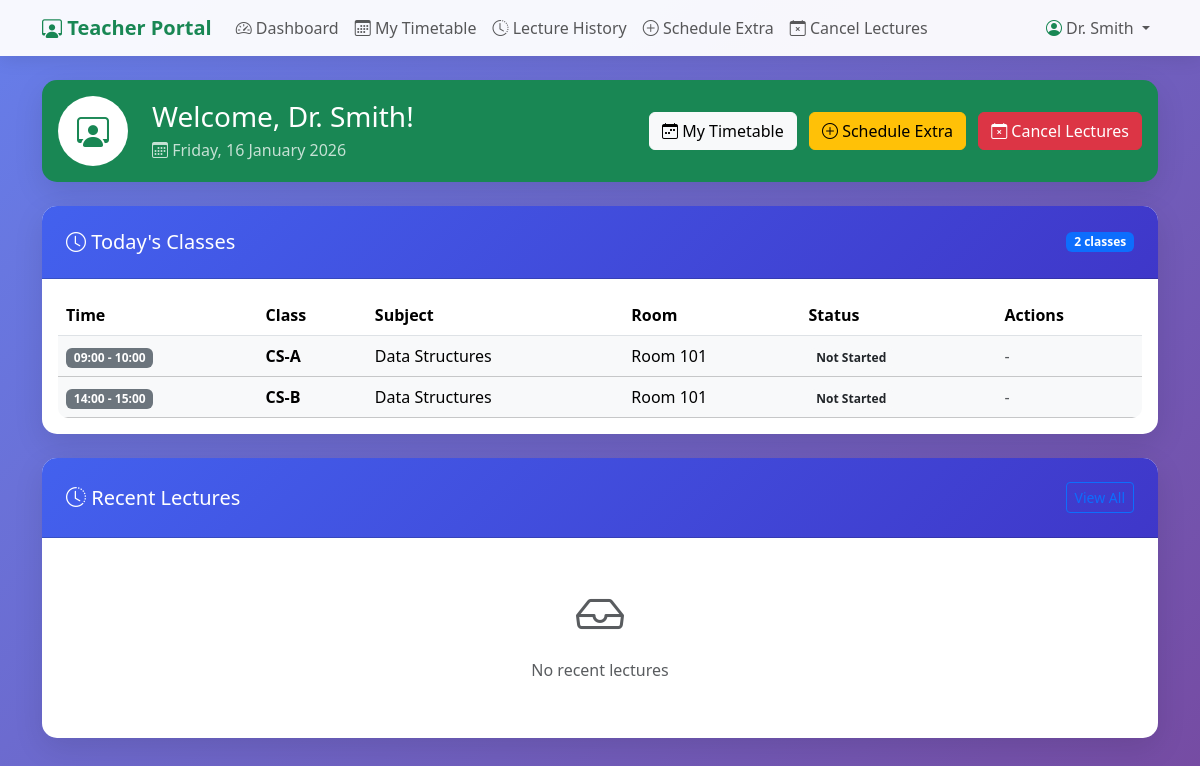
Page /teacher/dashboard/ (signed in) on the earlier database version.
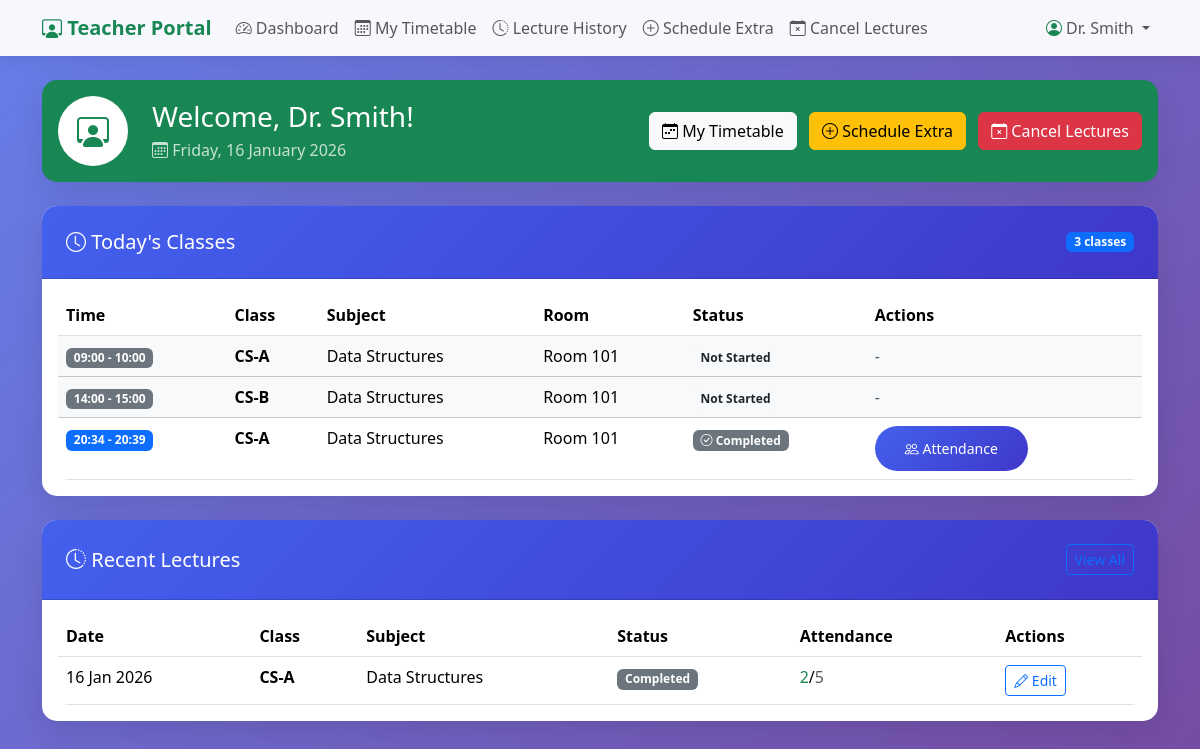
Same page on the later database version.
### core/models.py (models this page shows, shortened)
class Timetable(models.Model):
    DAYS_OF_WEEK = [
        (0, 'Monday'),
        (1, 'Tuesday'),
        (2, 'Wednesday'),
        (3, 'Thursday'),
        (4, 'Friday'),
        (5, 'Saturday'),
        (6, 'Sunday'),
    ]
    room = models.ForeignKey(Room, on_delete=models.CASCADE, related_name='timetable_entries', null=True, blank=True)
    classroom = models.ForeignKey(Classroom, on_delete=models.CASCADE, related_name='timetable_entries')
    subject = models.ForeignKey(Subject, on_delete=models.CASCADE, related_name='timetable_entries')
    teacher = models.ForeignKey(Teacher, on_delete=models.CASCADE, related_name='timetable_entries')
    day_of_week = models.IntegerField(choices=DAYS_OF_WEEK)
    start_time = models.TimeField()
    end_time = models.TimeField()
    is_recurring = models.BooleanField(default=True, help_text="False for extra/one-time lectures")
    extra_date = models.DateField(null=True, blank=True, help_text="Specific date for non-recurring lectures")
    class Meta:
        ordering = ['day_of_week', 'start_time']
        unique_together = ['room', 'day_of_week', 'start_time']

class Classroom(models.Model):
    name = models.CharField(max_length=50, unique=True)  # e.g., "CS-A", "IT-B"
    description = models.TextField(blank=True)
    def __str__(self):
        return self.name
    class Meta:
        ordering = ['name']

class Subject(models.Model):
    name = models.CharField(max_length=100)
    code = models.CharField(max_length=20, unique=True)  # e.g., "CS101"
    class Meta:
        ordering = ['code']

class Room(models.Model):
    name = models.CharField(max_length=50, unique=True)  # e.g., "Room 101", "Lab 1"
    description = models.TextField(blank=True)
    camera_index = models.IntegerField(default=0, help_text="Camera index for cv2.VideoCapture (0 for default)")
    def __str__(self):
        return self.name
    class Meta:
        ordering = ['name']

class Lecture(models.Model):
    STATUS_CHOICES = [
        ('scheduled', 'Scheduled'),
        ('active', 'Active'),  # Attendance can be marked
        ('completed', 'Completed'),
        ('cancelled', 'Cancelled'),
    ]
    timetable = models.ForeignKey(Timetable, on_delete=models.CASCADE, related_name='lectures')
    date = models.DateField(default=timezone.now)
    status = models.CharField(max_length=20, choices=STATUS_CHOICES, default='scheduled')
    started_at = models.DateTimeField(null=True, blank=True)
    ended_at = models.DateTimeField(null=True, blank=True)
    carried_from = models.ForeignKey('self', on_delete=models.SET_NULL, null=True, blank=True,
                                      related_name='carried_to',
                                      help_text="Previous lecture from which attendance was carried forward")
    @property
    def present_count(self):
        return self.attendance_records.filter(status='present').count()
    @property
    def total_students(self):
        return self.attendance_records.count()
    class Meta:
        ordering = ['-date', '-started_at']
        unique_together = ['timetable', 'date']

### core/views.py (the view)
# urls.py: path('teacher/dashboard/', views.teacher_dashboard, name='teacher_dashboard'),
@login_required
def teacher_dashboard(request):
    teacher = get_teacher_or_redirect(request)
    if not teacher:
        messages.error(request, "You don't have a teacher profile.")
        logout(request)
        return redirect('teacher_login')
    today = timezone.now().date()
    tomorrow = today + timedelta(days=1)
    current_time = timezone.now().time()
    day_of_week = today.weekday()
    tomorrow_day_of_week = tomorrow.weekday()
    from django.db.models import Q
    todays_recurring = Timetable.objects.filter(
        teacher=teacher,
        day_of_week=day_of_week,
        is_recurring=True
    ).exclude(cancellations__date=today)
    todays_extras = Timetable.objects.filter(
        teacher=teacher,
        is_recurring=False,
        extra_date=today
    )
    todays_schedule = (todays_recurring | todays_extras).order_by('start_time')
    schedule_with_status = []
    for entry in todays_schedule:
        lecture = Lecture.objects.filter(timetable=entry, date=today).first()
        is_current = entry.start_time <= current_time <= entry.end_time
        is_past = entry.end_time < current_time
        schedule_with_status.append({
            'timetable': entry,
            'lecture': lecture,
            'is_current': is_current,
            'is_past': is_past,
            'can_start': not lecture and (is_current or not is_past),
            'can_manage': lecture is not None,
            'is_extra': not entry.is_recurring,
        })
    tomorrows_recurring = Timetable.objects.filter(
        teacher=teacher,
        day_of_week=tomorrow_day_of_week,
        is_recurring=True
    ).exclude(cancellations__date=tomorrow)
    tomorrows_extras = Timetable.objects.filter(
        teacher=teacher,
        is_recurring=False,
        extra_date=tomorrow
    )
    tomorrows_schedule = (tomorrows_recurring | tomorrows_extras).order_by('start_time')
    cancelled_today = CancelledLecture.objects.filter(
        timetable__teacher=teacher,
        date=today
    ).select_related('timetable', 'timetable__subject', 'timetable__classroom')
    recent_lectures = Lecture.objects.filter(
        timetable__teacher=teacher,
        date__gte=today - timedelta(days=7)
    ).order_by('-date', '-started_at')[:10]
    all_timetable = Timetable.objects.filter(teacher=teacher, is_recurring=True).order_by('day_of_week', 'start_time')
    context = {
        'teacher': teacher,
        'todays_schedule': schedule_with_status,
        'tomorrows_schedule': tomorrows_schedule,
        'cancelled_today': cancelled_today,
        'recent_lectures': recent_lectures,
        'all_timetable': all_timetable,
        'today': today,
        'tomorrow': tomorrow,
        'current_time': current_time,
    }
    return render(request, 'core/teacher/dashboard.html', context)

### core/views.py (called while the page is built)
def get_teacher_or_redirect(request):
    try:
        return request.user.teacher_profile
    except (Teacher.DoesNotExist, AttributeError):
        return None

### templates/core/teacher/dashboard.html (shortened to what the changed rows need)
{% extends 'base.html' %}
{% block content %}
<div class="row mb-4">
    <div class="col-12">
        <div class="card">
            <div class="card-header d-flex justify-content-between align-items-center">
                <h5 class="mb-0"><i class="bi bi-clock"></i> Today's Classes</h5>
                <span class="badge bg-primary">{{ todays_schedule|length }} classes</span>
            </div>
            <div class="card-body">
                {% if todays_schedule %}
                <div class="table-responsive">
                    <table class="table table-hover mb-0">
                        <thead>
                            <tr>
                                <th>Time</th>
                                <th>Class</th>
                                <th>Subject</th>
                                <th>Room</th>
                                <th>Status</th>
                                <th>Actions</th>
                            </tr>
                        </thead>
                        <tbody>
                            {% for item in todays_schedule %}
                            <tr class="{% if item.is_current %}table-warning{% elif item.is_past %}table-light{% endif %}">
                                <td>
                                    <span class="badge {% if item.is_current %}bg-warning text-dark{% elif item.is_past %}bg-secondary{% else %}bg-primary{% endif %}">
                                        {{ item.timetable.start_time|time:"H:i" }} - {{ item.timetable.end_time|time:"H:i" }}
                                    </span>
                                </td>
                                <td><strong>{{ item.timetable.classroom }}</strong></td>
                                <td>{{ item.timetable.subject.name }}</td>
                                <td>{{ item.timetable.room }}</td>
                                <td>
                                    {% if item.lecture %}
                                        {% if item.lecture.status == 'active' %}
                                        <span class="badge bg-success"><i class="bi bi-broadcast"></i> Active</span>
                                        {% elif item.lecture.status == 'completed' %}
                                        <span class="badge bg-secondary"><i class="bi bi-check-circle"></i> Completed</span>
                                        {% else %}
                                        <span class="badge bg-info">{{ item.lecture.status|title }}</span>
                                        {% endif %}
                                    {% else %}
                                        {% if item.is_past %}
                                        <span class="badge bg-light text-dark">Not Started</span>
                                        {% elif item.is_current %}
                                        <span class="badge bg-warning text-dark">Ready</span>
                                        {% else %}
                                        <span class="badge bg-light text-dark">Upcoming</span>
                                        {% endif %}
                                    {% endif %}
                                </td>
                                <td>
                                    {% if item.can_start and not item.lecture %}
                                    <a href="{% url 'teacher_start_lecture' item.timetable.id %}"
                                       class="btn btn-sm btn-success">
                                        <i class="bi bi-play-fill"></i> Start
                                    </a>
                                    {% elif item.lecture %}
                                    <a href="{% url 'teacher_manage_attendance' item.lecture.id %}"
                                       class="btn btn-sm btn-primary">
                                        <i class="bi bi-people"></i> Attendance
                                    </a>
                                    {% else %}
                                    <span class="text-muted">-</span>
                                    {% endif %}
                                </td>
                            </tr>
                            {% endfor %}
                        </tbody>
                    </table>
                </div>
                {% else %}
                <div class="text-center py-5">
                    <i class="bi bi-calendar-x text-muted" style="font-size: 4rem;"></i>
                    <h5 class="text-muted mt-3">No classes scheduled today</h5>
                    <p class="text-muted">Enjoy your day off!</p>
                </div>
                {% endif %}
            </div>
        </div>
    </div>
</div>
<div class="row mb-4">
    <div class="col-12">
        <div class="card">
            <div class="card-body">
                {% if recent_lectures %}
                <div class="table-responsive">
                    <table class="table table-hover mb-0">
                        <thead>
                            <tr>
                                <th>Date</th>
                                <th>Class</th>
                                <th>Subject</th>
                                <th>Status</th>
                                <th>Attendance</th>
                                <th>Actions</th>
                            </tr>
                        </thead>
                        <tbody>
                            {% for lecture in recent_lectures %}
                            <tr>
                                <td>{{ lecture.date|date:"d M Y" }}</td>
                                <td><strong>{{ lecture.timetable.classroom }}</strong></td>
                                <td>{{ lecture.timetable.subject.name }}</td>
                                <td>
                                    <span class="badge bg-{% if lecture.status == 'completed' %}secondary{% elif lecture.status == 'active' %}success{% else %}info{% endif %}">
                                        {{ lecture.status|title }}
                                    </span>
                                </td>
                                <td>
                                    {% if lecture.attendance_records.exists %}
                                    <span class="text-success">{{ lecture.present_count }}</span>/<span class="text-muted">{{ lecture.total_students }}</span>
                                    {% else %}
                                    -
                                    {% endif %}
                                </td>
                                <td>
                                    <a href="{% url 'teacher_manage_attendance' lecture.id %}"
                                       class="btn btn-sm btn-outline-primary">
                                        <i class="bi bi-pencil"></i> Edit
                                    </a>
                                </td>
                            </tr>
                            {% endfor %}
                        </tbody>
                    </table>
                </div>
                {% else %}
                <div class="text-center py-4">
                    <i class="bi bi-inbox text-muted" style="font-size: 3rem;"></i>
                    <p class="text-muted mt-2">No recent lectures</p>
                </div>
                {% endif %}
            </div>
        </div>
    </div>
</div>
{% endblock %}

Differences in the rows shown:
added Timetable: timetable.start_time "20:34", timetable.end_time "20:39", timetable.classroom "CS-A", timetable.subject.name "Data Structures", timetable.room "Room 101", shows "Completed", shows "Attendance"
added Lecture: date "16 Jan 2026", timetable.classroom "CS-A", timetable.subject.name "Data Structures", status "Completed", present_count "2", total_students "5"
Other differences:
{{ todays_schedule|length }}: "2" → "3"
text no longer shown: "No recent lectures"
text now shown: "Date Class Subject Status Attendance Actions"
